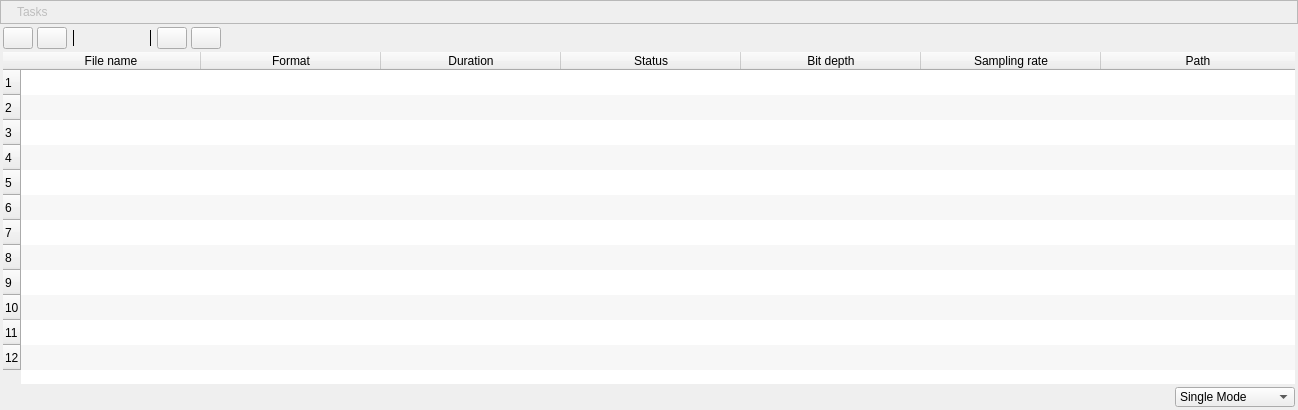
             <widget class="QFrame" name="frameTask">
              <property name="sizePolicy">
               <sizepolicy hsizetype="Expanding" vsizetype="Expanding">
                <horstretch>0</horstretch>
                <verstretch>0</verstretch>
               </sizepolicy>
              </property>
              <property name="minimumSize">
               <size>
                <width>300</width>
                <height>150</height>
               </size>
              </property>
              <layout class="QGridLayout" name="gridLayout_25">
               <property name="leftMargin">
                <number>0</number>
               </property>
               <property name="topMargin">
                <number>0</number>
               </property>
               <property name="rightMargin">
                <number>0</number>
               </property>
               <property name="bottomMargin">
                <number>0</number>
               </property>
               <item row="0" column="0">
                <layout class="QGridLayout" name="gridLayout_26">
                 <property name="leftMargin">
                  <number>0</number>
                 </property>
                 <property name="topMargin">
                  <number>0</number>
                 </property>
                 <property name="rightMargin">
                  <number>0</number>
                 </property>
                 <property name="bottomMargin">
                  <number>3</number>
                 </property>
                 <property name="horizontalSpacing">
                  <number>0</number>
                 </property>
                 <property name="verticalSpacing">
                  <number>3</number>
                 </property>
                 <item row="2" column="9">
                  <spacer name="horizontalSpacer_15">
                   <property name="orientation">
                    <enum>Qt::Horizontal</enum>
                   </property>
                   <property name="sizeType">
                    <enum>QSizePolicy::Fixed</enum>
                   </property>
                   <property name="sizeHint" stdset="0">
                    <size>
                     <width>4</width>
                     <height>9</height>
                    </size>
                   </property>
                  </spacer>
                 </item>
                 <item row="2" column="17">
                  <spacer name="horizontalSpacer_41">
                   <property name="orientation">
                    <enum>Qt::Horizontal</enum>
                   </property>
                   <property name="sizeHint" stdset="0">
                    <size>
                     <width>40</width>
                     <height>20</height>
                    </size>
                   </property>
                  </spacer>
                 </item>
                 <item row="2" column="11">
                  <spacer name="horizontalSpacer_8">
                   <property name="orientation">
                    <enum>Qt::Horizontal</enum>
                   </property>
                   <property name="sizeType">
                    <enum>QSizePolicy::Fixed</enum>
                   </property>
                   <property name="sizeHint" stdset="0">
                    <size>
                     <width>6</width>
                     <height>9</height>
                    </size>
                   </property>
                  </spacer>
                 </item>
                 <item row="2" column="14">
                  <widget class="QPushButton" name="stop">
                   <property name="enabled">
                    <bool>true</bool>
                   </property>
                   <property name="sizePolicy">
                    <sizepolicy hsizetype="Fixed" vsizetype="Fixed">
                     <horstretch>0</horstretch>
                     <verstretch>0</verstretch>
                    </sizepolicy>
                   </property>
                   <property name="minimumSize">
                    <size>
                     <width>30</width>
                     <height>22</height>
                    </size>
                   </property>
                   <property name="maximumSize">
                    <size>
                     <width>30</width>
                     <height>22</height>
                    </size>
                   </property>
                   <property name="toolTip">
                    <string>Stop</string>
                   </property>
                   <property name="text">
                    <string/>
                   </property>
                   <property name="icon">
                    <iconset>
                     <normaloff>:/resources/icons/16x16/cil-stop.png</normaloff>:/resources/icons/16x16/cil-stop.png</iconset>
                   </property>
                  </widget>
                 </item>
                 <item row="0" column="0" colspan="22">
                  <widget class="QFrame" name="frameTaskHeader">
                   <property name="minimumSize">
                    <size>
                     <width>0</width>
                     <height>24</height>
                    </size>
                   </property>
                   <property name="maximumSize">
                    <size>
                     <width>3840</width>
                     <height>24</height>
                    </size>
                   </property>
                   <property name="frameShape">
                    <enum>QFrame::StyledPanel</enum>
                   </property>
                   <property name="frameShadow">
                    <enum>QFrame::Raised</enum>
                   </property>
                   <layout class="QGridLayout" name="gridLayout_27">
                    <property name="leftMargin">
                     <number>0</number>
                    </property>
                    <property name="topMargin">
                     <number>0</number>
                    </property>
                    <property name="rightMargin">
                     <number>0</number>
                    </property>
                    <property name="bottomMargin">
                     <number>0</number>
                    </property>
                    <item row="0" column="2">
                     <spacer name="horizontalSpacer_14">
                      <property name="orientation">
                       <enum>Qt::Horizontal</enum>
                      </property>
                      <property name="sizeType">
                       <enum>QSizePolicy::Fixed</enum>
                      </property>
                      <property name="sizeHint" stdset="0">
                       <size>
                        <width>9</width>
                        <height>9</height>
                       </size>
                      </property>
                     </spacer>
                    </item>
                    <item row="0" column="5">
                     <widget class="QPushButton" name="closeTWindow">
                      <property name="minimumSize">
                       <size>
                        <width>20</width>
                        <height>0</height>
                       </size>
                      </property>
                      <property name="maximumSize">
                       <size>
                        <width>20</width>
                        <height>20</height>
                       </size>
                      </property>
                      <property name="text">
                       <string/>
                      </property>
                      <property name="iconSize">
                       <size>
                        <width>10</width>
                        <height>10</height>
                       </size>
                      </property>
                      <property name="flat">
                       <bool>true</bool>
                      </property>
                     </widget>
                    </item>
                    <item row="0" column="4">
                     <spacer name="horizontalSpacer_19">
                      <property name="orientation">
                       <enum>Qt::Horizontal</enum>
                      </property>
                      <property name="sizeType">
                       <enum>QSizePolicy::Expanding</enum>
                      </property>
                      <property name="sizeHint" stdset="0">
                       <size>
                        <width>9</width>
                        <height>9</height>
                       </size>
                      </property>
                     </spacer>
                    </item>
                    <item row="0" column="1">
                     <widget class="QLabel" name="label_header">
                      <property name="enabled">
                       <bool>false</bool>
                      </property>
                      <property name="minimumSize">
                       <size>
                        <width>0</width>
                        <height>20</height>
                       </size>
                      </property>
                      <property name="maximumSize">
                       <size>
                        <width>3840</width>
                        <height>30</height>
                       </size>
                      </property>
                      <property name="text">
                       <string>Tasks</string>
                      </property>
                     </widget>
                    </item>
                    <item row="0" column="0">
                     <spacer name="horizontalSpacer_2">
                      <property name="orientation">
                       <enum>Qt::Horizontal</enum>
                      </property>
                      <property name="sizeType">
                       <enum>QSizePolicy::Fixed</enum>
                      </property>
                      <property name="sizeHint" stdset="0">
                       <size>
                        <width>16</width>
                        <height>9</height>
                       </size>
                      </property>
                     </spacer>
                    </item>
                   </layout>
                  </widget>
                 </item>
                 <item row="2" column="4">
                  <widget class="QPushButton" name="removeFile">
                   <property name="enabled">
                    <bool>true</bool>
                   </property>
                   <property name="sizePolicy">
                    <sizepolicy hsizetype="Fixed" vsizetype="Fixed">
                     <horstretch>0</horstretch>
                     <verstretch>0</verstretch>
                    </sizepolicy>
                   </property>
                   <property name="minimumSize">
                    <size>
                     <width>30</width>
                     <height>22</height>
                    </size>
                   </property>
                   <property name="maximumSize">
                    <size>
                     <width>30</width>
                     <height>22</height>
                    </size>
                   </property>
                   <property name="toolTip">
                    <string>Remove from the list</string>
                   </property>
                   <property name="text">
                    <string/>
                   </property>
                   <property name="icon">
                    <iconset resource="files.qrc">
                     <normaloff>:/resources/icons/svg/remove_file.svg</normaloff>:/resources/icons/svg/remove_file.svg</iconset>
                   </property>
                   <property name="default">
                    <bool>false</bool>
                   </property>
                   <property name="flat">
                    <bool>false</bool>
                   </property>
                  </widget>
                 </item>
                 <item row="2" column="12" alignment="Qt::AlignVCenter">
                  <widget class="Line" name="line_3">
                   <property name="minimumSize">
                    <size>
                     <width>1</width>
                     <height>16</height>
                    </size>
                   </property>
                   <property name="maximumSize">
                    <size>
                     <width>1</width>
                     <height>16</height>
                    </size>
                   </property>
                   <property name="frameShadow">
                    <enum>QFrame::Plain</enum>
                   </property>
                   <property name="orientation">
                    <enum>Qt::Vertical</enum>
                   </property>
                  </widget>
                 </item>
                 <item row="2" column="7">
                  <spacer name="horizontalSpacer_24">
                   <property name="orientation">
                    <enum>Qt::Horizontal</enum>
                   </property>
                   <property name="sizeType">
                    <enum>QSizePolicy::Fixed</enum>
                   </property>
                   <property name="sizeHint" stdset="0">
                    <size>
                     <width>6</width>
                     <height>9</height>
                    </size>
                   </property>
                  </spacer>
                 </item>
                 <item row="2" column="13">
                  <spacer name="horizontalSpacer_21">
                   <property name="orientation">
                    <enum>Qt::Horizontal</enum>
                   </property>
                   <property name="sizeType">
                    <enum>QSizePolicy::Fixed</enum>
                   </property>
                   <property name="sizeHint" stdset="0">
                    <size>
                     <width>6</width>
                     <height>9</height>
                    </size>
                   </property>
                  </spacer>
                 </item>
                 <item row="2" column="18" colspan="3">
                  <spacer name="horizontalSpacer_50">
                   <property name="orientation">
                    <enum>Qt::Horizontal</enum>
                   </property>
                   <property name="sizeHint" stdset="0">
                    <size>
                     <width>40</width>
                     <height>20</height>
                    </size>
                   </property>
                  </spacer>
                 </item>
                 <item row="2" column="1" colspan="2">
                  <widget class="QPushButton" name="addFiles">
                   <property name="enabled">
                    <bool>true</bool>
                   </property>
                   <property name="sizePolicy">
                    <sizepolicy hsizetype="Fixed" vsizetype="Fixed">
                     <horstretch>0</horstretch>
                     <verstretch>0</verstretch>
                    </sizepolicy>
                   </property>
                   <property name="minimumSize">
                    <size>
                     <width>30</width>
                     <height>22</height>
                    </size>
                   </property>
                   <property name="maximumSize">
                    <size>
                     <width>30</width>
                     <height>22</height>
                    </size>
                   </property>
                   <property name="toolTip">
                    <string>Add files</string>
                   </property>
                   <property name="locale">
                    <locale language="English" country="UnitedStates"/>
                   </property>
                   <property name="text">
                    <string/>
                   </property>
                   <property name="icon">
                    <iconset resource="files.qrc">
                     <normaloff>:/resources/icons/svg/add_file.svg</normaloff>:/resources/icons/svg/add_file.svg</iconset>
                   </property>
                  </widget>
                 </item>
                 <item row="2" column="5">
                  <spacer name="horizontalSpacer_25">
                   <property name="orientation">
                    <enum>Qt::Horizontal</enum>
                   </property>
                   <property name="sizeType">
                    <enum>QSizePolicy::Fixed</enum>
                   </property>
                   <property name="sizeHint" stdset="0">
                    <size>
                     <width>6</width>
                     <height>9</height>
                    </size>
                   </property>
                  </spacer>
                 </item>
                 <item row="4" column="1" colspan="20" alignment="Qt::AlignHCenter">
                  <widget class="QTableWidget" name="tableWidget">
                   <property name="enabled">
                    <bool>true</bool>
                   </property>
                   <property name="sizePolicy">
                    <sizepolicy hsizetype="Expanding" vsizetype="Expanding">
                     <horstretch>0</horstretch>
                     <verstretch>0</verstretch>
                    </sizepolicy>
                   </property>
                   <property name="minimumSize">
                    <size>
                     <width>250</width>
                     <height>100</height>
                    </size>
                   </property>
                   <property name="sizeIncrement">
                    <size>
                     <width>0</width>
                     <height>0</height>
                    </size>
                   </property>
                   <property name="mouseTracking">
                    <bool>false</bool>
                   </property>
                   <property name="acceptDrops">
                    <bool>true</bool>
                   </property>
                   <property name="frameShape">
                    <enum>QFrame::NoFrame</enum>
                   </property>
                   <property name="frameShadow">
                    <enum>QFrame::Sunken</enum>
                   </property>
                   <property name="lineWidth">
                    <number>1</number>
                   </property>
                   <property name="midLineWidth">
                    <number>0</number>
                   </property>
                   <property name="verticalScrollBarPolicy">
                    <enum>Qt::ScrollBarAsNeeded</enum>
                   </property>
                   <property name="horizontalScrollBarPolicy">
                    <enum>Qt::ScrollBarAsNeeded</enum>
                   </property>
                   <property name="sizeAdjustPolicy">
                    <enum>QAbstractScrollArea::AdjustToContents</enum>
                   </property>
                   <property name="autoScroll">
                    <bool>true</bool>
                   </property>
                   <property name="autoScrollMargin">
                    <number>1</number>
                   </property>
                   <property name="editTriggers">
                    <set>QAbstractItemView::NoEditTriggers</set>
                   </property>
                   <property name="dragEnabled">
                    <bool>true</bool>
                   </property>
                   <property name="dragDropMode">
                    <enum>QAbstractItemView::DropOnly</enum>
                   </property>
                   <property name="defaultDropAction">
                    <enum>Qt::TargetMoveAction</enum>
                   </property>
                   <property name="alternatingRowColors">
                    <bool>true</bool>
                   </property>
                   <property name="selectionMode">
                    <enum>QAbstractItemView::SingleSelection</enum>
                   </property>
                   <property name="selectionBehavior">
                    <enum>QAbstractItemView::SelectRows</enum>
                   </property>
                   <property name="textElideMode">
                    <enum>Qt::ElideRight</enum>
                   </property>
                   <property name="verticalScrollMode">
                    <enum>QAbstractItemView::ScrollPerPixel</enum>
                   </property>
                   <property name="horizontalScrollMode">
                    <enum>QAbstractItemView::ScrollPerPixel</enum>
                   </property>
                   <property name="showGrid">
                    <bool>false</bool>
                   </property>
                   <property name="gridStyle">
                    <enum>Qt::SolidLine</enum>
                   </property>
                   <property name="sortingEnabled">
                    <bool>false</bool>
                   </property>
                   <property name="wordWrap">
                    <bool>true</bool>
                   </property>
                   <property name="cornerButtonEnabled">
                    <bool>true</bool>
                   </property>
                   <property name="rowCount">
                    <number>12</number>
                   </property>
                   <property name="columnCount">
                    <number>7</number>
                   </property>
                   <attribute name="horizontalHeaderVisible">
                    <bool>true</bool>
                   </attribute>
                   <attribute name="horizontalHeaderCascadingSectionResizes">
                    <bool>true</bool>
                   </attribute>
                   <attribute name="horizontalHeaderMinimumSectionSize">
                    <number>15</number>
                   </attribute>
                   <attribute name="horizontalHeaderDefaultSectionSize">
                    <number>180</number>
                   </attribute>
                   <attribute name="horizontalHeaderHighlightSections">
                    <bool>true</bool>
                   </attribute>
                   <attribute name="horizontalHeaderShowSortIndicator" stdset="0">
                    <bool>false</bool>
                   </attribute>
                   <attribute name="horizontalHeaderStretchLastSection">
                    <bool>true</bool>
                   </attribute>
                   <attribute name="verticalHeaderVisible">
                    <bool>true</bool>
                   </attribute>
                   <attribute name="verticalHeaderCascadingSectionResizes">
                    <bool>false</bool>
                   </attribute>
                   <attribute name="verticalHeaderMinimumSectionSize">
                    <number>25</number>
                   </attribute>
                   <attribute name="verticalHeaderDefaultSectionSize">
                    <number>25</number>
                   </attribute>
                   <attribute name="verticalHeaderHighlightSections">
                    <bool>false</bool>
                   </attribute>
                   <attribute name="verticalHeaderShowSortIndicator" stdset="0">
                    <bool>false</bool>
                   </attribute>
                   <attribute name="verticalHeaderStretchLastSection">
                    <bool>false</bool>
                   </attribute>
                   <row/>
                   <row/>
                   <row/>
                   <row/>
                   <row/>
                   <row/>
                   <row/>
                   <row/>
                   <row/>
                   <row/>
                   <row/>
                   <row/>
                   <column>
                    <property name="text">
                     <string>File name</string>
                    </property>
                   </column>
                   <column>
                    <property name="text">
                     <string>Format</string>
                    </property>
                   </column>
                   <column>
                    <property name="text">
                     <string>Duration</string>
                    </property>
                   </column>
                   <column>
                    <property name="text">
                     <string>Status</string>
                    </property>
                   </column>
                   <column>
                    <property name="text">
                     <string>Bit depth</string>
                    </property>
                   </column>
                   <column>
                    <property name="text">
                     <string>Sampling rate</string>
                    </property>
                   </column>
                   <column>
                    <property name="text">
                     <string>Path</string>
                    </property>
                   </column>
                  </widget>
                 </item>
                 <item row="2" column="10">
                  <widget class="QPushButton" name="sortDown">
                   <property name="sizePolicy">
                    <sizepolicy hsizetype="Fixed" vsizetype="Fixed">
                     <horstretch>0</horstretch>
                     <verstretch>0</verstretch>
                    </sizepolicy>
                   </property>
                   <property name="minimumSize">
                    <size>
                     <width>30</width>
                     <height>22</height>
                    </size>
                   </property>
                   <property name="maximumSize">
                    <size>
                     <width>30</width>
                     <height>22</height>
                    </size>
                   </property>
                   <property name="toolTip">
                    <string>Sort Z-A</string>
                   </property>
                   <property name="text">
                    <string/>
                   </property>
                   <property name="icon">
                    <iconset resource="files.qrc">
                     <normaloff>:/resources/icons/svg/sort_up.svg</normaloff>:/resources/icons/svg/sort_up.svg</iconset>
                   </property>
                   <property name="iconSize">
                    <size>
                     <width>15</width>
                     <height>15</height>
                    </size>
                   </property>
                   <property name="flat">
                    <bool>true</bool>
                   </property>
                  </widget>
                 </item>
                 <item row="2" column="16">
                  <widget class="QPushButton" name="start">
                   <property name="enabled">
                    <bool>true</bool>
                   </property>
                   <property name="sizePolicy">
                    <sizepolicy hsizetype="Fixed" vsizetype="Fixed">
                     <horstretch>0</horstretch>
                     <verstretch>0</verstretch>
                    </sizepolicy>
                   </property>
                   <property name="minimumSize">
                    <size>
                     <width>30</width>
                     <height>22</height>
                    </size>
                   </property>
                   <property name="maximumSize">
                    <size>
                     <width>30</width>
                     <height>22</height>
                    </size>
                   </property>
                   <property name="toolTip">
                    <string>Encode</string>
                   </property>
                   <property name="text">
                    <string/>
                   </property>
                   <property name="iconSize">
                    <size>
                     <width>16</width>
                     <height>16</height>
                    </size>
                   </property>
                  </widget>
                 </item>
                 <item row="5" column="10">
                  <spacer name="verticalSpacer">
                   <property name="orientation">
                    <enum>Qt::Vertical</enum>
                   </property>
                   <property name="sizeType">
                    <enum>QSizePolicy::Fixed</enum>
                   </property>
                   <property name="sizeHint" stdset="0">
                    <size>
                     <width>20</width>
                     <height>20</height>
                    </size>
                   </property>
                  </spacer>
                 </item>
                 <item row="4" column="0">
                  <spacer name="horizontalSpacer_40">
                   <property name="orientation">
                    <enum>Qt::Horizontal</enum>
                   </property>
                   <property name="sizeType">
                    <enum>QSizePolicy::Fixed</enum>
                   </property>
                   <property name="sizeHint" stdset="0">
                    <size>
                     <width>3</width>
                     <height>6</height>
                    </size>
                   </property>
                  </spacer>
                 </item>
                 <item row="2" column="3">
                  <spacer name="horizontalSpacer_44">
                   <property name="orientation">
                    <enum>Qt::Horizontal</enum>
                   </property>
                   <property name="sizeType">
                    <enum>QSizePolicy::Fixed</enum>
                   </property>
                   <property name="sizeHint" stdset="0">
                    <size>
                     <width>4</width>
                     <height>9</height>
                    </size>
                   </property>
                  </spacer>
                 </item>
                 <item row="2" column="8">
                  <widget class="QPushButton" name="sortUp">
                   <property name="sizePolicy">
                    <sizepolicy hsizetype="Fixed" vsizetype="Fixed">
                     <horstretch>0</horstretch>
                     <verstretch>0</verstretch>
                    </sizepolicy>
                   </property>
                   <property name="minimumSize">
                    <size>
                     <width>30</width>
                     <height>22</height>
                    </size>
                   </property>
                   <property name="maximumSize">
                    <size>
                     <width>30</width>
                     <height>22</height>
                    </size>
                   </property>
                   <property name="toolTip">
                    <string>Sort A-Z</string>
                   </property>
                   <property name="text">
                    <string/>
                   </property>
                   <property name="icon">
                    <iconset resource="files.qrc">
                     <normaloff>:/resources/icons/svg/sort_down.svg</normaloff>:/resources/icons/svg/sort_down.svg</iconset>
                   </property>
                   <property name="iconSize">
                    <size>
                     <width>15</width>
                     <height>15</height>
                    </size>
                   </property>
                   <property name="flat">
                    <bool>true</bool>
                   </property>
                  </widget>
                 </item>
                 <item row="2" column="15">
                  <spacer name="horizontalSpacer_20">
                   <property name="orientation">
                    <enum>Qt::Horizontal</enum>
                   </property>
                   <property name="sizeType">
                    <enum>QSizePolicy::Fixed</enum>
                   </property>
                   <property name="sizeHint" stdset="0">
                    <size>
                     <width>4</width>
                     <height>9</height>
                    </size>
                   </property>
                  </spacer>
                 </item>
                 <item row="2" column="6" alignment="Qt::AlignVCenter">
                  <widget class="Line" name="line_4">
                   <property name="minimumSize">
                    <size>
                     <width>1</width>
                     <height>16</height>
                    </size>
                   </property>
                   <property name="maximumSize">
                    <size>
                     <width>1</width>
                     <height>16</height>
                    </size>
                   </property>
                   <property name="frameShadow">
                    <enum>QFrame::Plain</enum>
                   </property>
                   <property name="orientation">
                    <enum>Qt::Vertical</enum>
                   </property>
                  </widget>
                 </item>
                 <item row="4" column="21">
                  <spacer name="horizontalSpacer_38">
                   <property name="orientation">
                    <enum>Qt::Horizontal</enum>
                   </property>
                   <property name="sizeType">
                    <enum>QSizePolicy::Fixed</enum>
                   </property>
                   <property name="sizeHint" stdset="0">
                    <size>
                     <width>3</width>
                     <height>6</height>
                    </size>
                   </property>
                  </spacer>
                 </item>
                 <item row="5" column="18">
                  <widget class="QComboBox" name="comboBoxMode">
                   <property name="sizePolicy">
                    <sizepolicy hsizetype="Preferred" vsizetype="Fixed">
                     <horstretch>0</horstretch>
                     <verstretch>0</verstretch>
                    </sizepolicy>
                   </property>
                   <property name="minimumSize">
                    <size>
                     <width>120</width>
                     <height>0</height>
                    </size>
                   </property>
                   <property name="maximumSize">
                    <size>
                     <width>130</width>
                     <height>20</height>
                    </size>
                   </property>
                   <property name="toolTip">
                    <string>Mode</string>
                   </property>
                   <item>
                    <property name="text">
                     <string>Single Mode</string>
                    </property>
                   </item>
                   <item>
                    <property name="text">
                     <string>Batch Mode</string>
                    </property>
                   </item>
                  </widget>
                 </item>
                </layout>
               </item>
              </layout>
             </widget>
